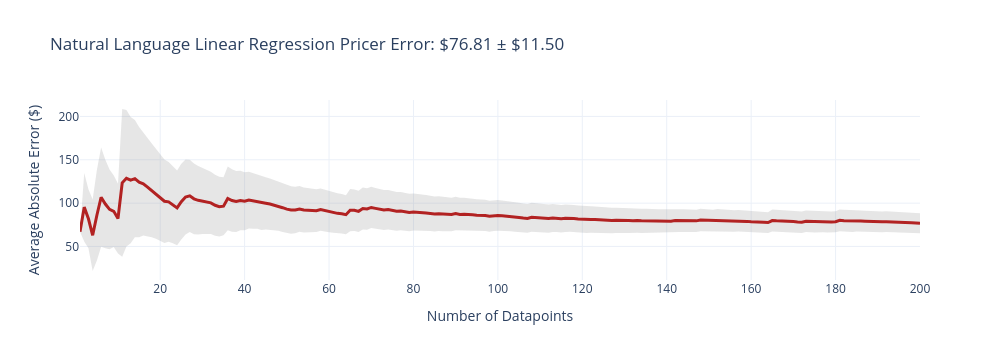
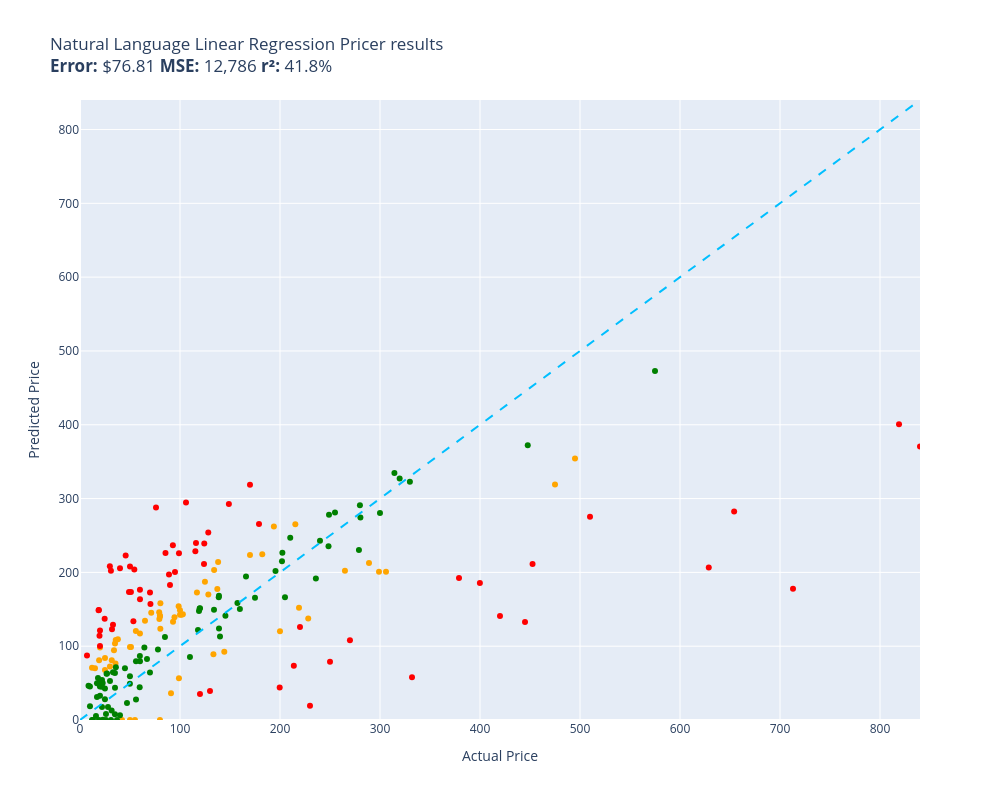

Source (notebook cell) for these figures, in order:
### Code cell
evaluate(natural_language_linear_regression_pricer, test)

### Figure 1 — Plotly figure (JSON) as saved in the notebook; plotly's stock layout.template omitted (floating-point values rounded to 4 significant figures; data arrays with more than 128 entries replaced by an {"elided": "..."} marker saying what was removed)
{"data": [{"fill": "toself", "fillcolor": "rgba(128,128,128,0.2)", "hoverinfo": "skip", "line": {"color": "rgba(255,255,255,0)"}, "name": "95% CI", "showlegend": false, "type": "scatter", "x": {"elided": "400 int values"}, "y": {"elided": "400 float values"}}, {"customdata": {"elided": "200x1 float values"}, "hovertemplate": "n=%{x}<br>Avg Error=$%{y:,.2f}<br>±95% CI=$%{customdata[0]:,.2f}<extra></extra>", "line": {"color": "firebrick", "width": 3}, "mode": "lines", "name": "Cumulative Avg Error", "type": "scatter", "x": {"elided": "200 int values"}, "y": {"elided": "200 float values"}}], "layout": {"height": 360, "showlegend": false, "title": {"text": "Natural Language Linear Regression Pricer Error: $76.81 ± $11.50"}, "width": 1000, "xaxis": {"title": {"text": "Number of Datapoints"}}, "yaxis": {"title": {"text": "Average Absolute Error ($)"}}}}

### Figure 2 — Plotly figure (JSON) as saved in the notebook; plotly's stock layout.template omitted (floating-point values rounded to 4 significant figures)
{"data": [{"customdata": [["Old Blood Noise Excess V2 Distortion Cho...\nGuess=$152.13 Actual=$219.00"], ["NewPower99 Battery Kit for Samsung Galax...\nGuess=$0.00 Actual=$54.95"], ["SuppliesOutlet Compatible Toner Cartridg...\nGuess=$92.46 Actual=$144.29"], ["ACDelco GM Original Equipment FW339 Fron...\nGuess=$265.15 Actual=$215.33"], ["8544771 Dryer Heating Element, 279816 Th...\nGuess=$108.40 Actual=$35.74"], ["Panasonic KX-TG6511B DECT 6.0 PLUS Expan...\nGuess=$146.14 Actual=$79.20"], ["GJY Portable TV,10.6 inch Mini TV for AT...\nGuess=$136.95 Actual=$79.36"], ["LD Products Compatible Toner Cartridge R...\nGuess=$98.97 Actual=$49.98"], ["Mini PC, Kinupute Desktop Computer E3-12...\nGuess=$354.15 Actual=$495.00"], ["Aolemi Oil Rubbed Bronze Single Function...\nGuess=$154.26 Actual=$98.65"], ["Clementoni 39132.5 Jigsaw Puzzle 1,000 P...\nGuess=$0.00 Actual=$79.95"], ["10GBase-LR SFP+ Transceiver, Handar 10GB...\nGuess=$98.07 Actual=$19.99"], ["Deco Mount Pro Tripod Microphone Stand w...\nGuess=$117.32 Actual=$59.95"], ["KOMPUTERBAY 4GB 2X 2GB DDR2 1066MHz PC2-...\nGuess=$123.76 Actual=$80.34"], ["Task T24287 Roman Ogee Router Bit with 1...\nGuess=$120.55 Actual=$55.88"], ["Southwire 120V/15A Right Angle User Atta...\nGuess=$109.24 Actual=$37.87"], ["15\" Locking Shower Head Extension Arm in...\nGuess=$141.45 Actual=$79.95"], ["Mylites+ Standard Comic Book Mylar Sleev...\nGuess=$103.50 Actual=$34.99"], ["DALDED LED Light Kit for Lego Sonic Gree...\nGuess=$83.94 Actual=$24.99"], ["Baseball Backpacks Large 18 Inch Bookbag...\nGuess=$81.03 Actual=$31.77"], ["Adams Check Payment and Deposit Register...\nGuess=$76.69 Actual=$35.49"], ["KOHLER 18865-CP Filtered Water Faucet, P...\nGuess=$318.90 Actual=$475.00"], ["Diversitech WG840585 Motor, (Ddb) 1/3Hp,...\nGuess=$203.36 Actual=$134.12"], ["Festool 492370 Platin 2 S1000 Grit 6-Inc...\nGuess=$36.09 Actual=$91.00"], ["PM Auto Front Right Quick Complete Strut...\nGuess=$187.30 Actual=$124.94"], ["Satco S9596, 4 Count (Pack of 1), 4.18\nGuess=$70.66 Actual=$12.00"], ["Ceramic Talavera Mexican Tile 4x4\", 9 Pi...\nGuess=$72.47 Actual=$29.95"], ["Marvel Legends Series X-Men 6-Inch Archa...\nGuess=$56.58 Actual=$98.95"], ["ANZO USA 111207 GMC SIERRA 99-06 / YUKON...\nGuess=$224.41 Actual=$182.28"], ["Kingston Brass KS269SN Kingston Clawfoot...\nGuess=$200.81 Actual=$305.99"], ["Pioneer 2AM401-BN Two Handle Kitchen Fau...\nGuess=$137.65 Actual=$228.22"], ["LSSAGOON Backpack for Women Teen Kids Gi...\nGuess=$94.62 Actual=$33.99"], ["4LT LUMINETTE Vanity Opal GLS BSN\nGuess=$148.76 Actual=$99.99"], ["4pc Wheel Spacers Adapters 4\" (2inch Per...\nGuess=$172.70 Actual=$116.95"], ["Royal Designs, Inc. Decorative Abundant ...\nGuess=$67.76 Actual=$24.95"], ["Mikrotik RB3011UIAS-RM RouterBOARD 10xGi...\nGuess=$200.69 Actual=$299.00"], ["DuraGo 29515020 Front Hub Assembly\nGuess=$170.13 Actual=$128.34"], ["GENUINE VOLVO THERMOSTAT (3.0, 3.2) S60 ...\nGuess=$143.18 Actual=$102.85"], ["Universal Power Group 12V 100Ah Sealed L...\nGuess=$120.24 Actual=$199.99"], ["Amana Tool - SC587 Carbide Tipped 3-Wing...\nGuess=$145.37 Actual=$71.23"], ["Evan Fischer Radiator Cooling Fan Assemb...\nGuess=$177.54 Actual=$137.34"], ["UPR Mach 1 Chin Spoiler Fits 94-98 Musta...\nGuess=$134.61 Actual=$64.99"], ["Raspberry Pi 3 Model B+ Aluminum Case Me...\nGuess=$70.20 Actual=$14.99"], ["ASUS VY279HE-W 27” 1080P Monitor - White...\nGuess=$214.17 Actual=$138.10"], ["Diversitech UC2436-3 Ultralite Condenser...\nGuess=$158.15 Actual=$80.39"], ["4 Inches Rolled Muffler Tip Catback Exha...\nGuess=$262.06 Actual=$193.88"], ["APS iBoard (304 Stainless Steel Polished...\nGuess=$202.09 Actual=$264.95"], ["Baumgartens Sicurix Blank PVC ID Cards (...\nGuess=$80.97 Actual=$19.11"], ["Audio Techinca ATW-T1002 System 10 Handh...\nGuess=$212.76 Actual=$289.00"], ["LD Compatible Ink Cartridge Replacement ...\nGuess=$0.00 Actual=$41.99"], ["BXYJY for Samsung Galaxy Z Fold 3 Case w...\nGuess=$0.00 Actual=$49.99"], ["DuraGo BR5330 Front Vented Disc Brake Ro...\nGuess=$142.48 Actual=$101.51"], ["Samsung DA97-07603B Freezer Ice Maker As...\nGuess=$133.22 Actual=$93.02"], ["Intex River Run Connect Lounge (Four)\nGuess=$139.17 Actual=$94.49"], ["Targus CityGear Durable Backpack, Black,...\nGuess=$89.19 Actual=$133.43"], ["Fitness Center Gym Room Weight Train Dua...\nGuess=$142.70 Actual=$99.99"], ["MonMount Triple Monitor Stand Freestandi...\nGuess=$140.36 Actual=$79.99"], ["Xiaomi Redmi 10 2022 NFC 4G LTE (128GB +...\nGuess=$223.48 Actual=$169.99"], ["Refresh NSF-53 Premium Replacement Refri...\nGuess=$98.95 Actual=$50.99"]], "hovertemplate": "%{customdata[0]}<extra></extra>", "legendgroup": "orange", "marker": {"color": "orange", "size": 6, "symbol": "circle"}, "mode": "markers", "name": "orange", "orientation": "v", "showlegend": true, "type": "scatter", "x": [219.0, 54.95, 144.3, 215.3, 35.74, 79.2, 79.36, 49.98, 495.0, 98.65, 79.95, 19.99, 59.95, 80.34, 55.88, 37.87, 79.95, 34.99, 24.99, 31.77, 35.49, 475.0, 134.1, 91.0, 124.9, 12.0, 29.95, 98.95, 182.3, 306.0, 228.2, 33.99, 99.99, 117.0, 24.95, 299.0, 128.3, 102.8, 200.0, 71.23, 137.3, 64.99, 14.99, 138.1, 80.39, 193.9, 264.9, 19.11, 289.0, 41.99, 49.99, 101.5, 93.02, 94.49, 133.4, 99.99, 79.99, 170.0, 50.99], "xaxis": "x", "y": [152.1, 0.0, 92.46, 265.1, 108.4, 146.1, 137.0, 98.97, 354.1, 154.3, 0.0, 98.07, 117.3, 123.8, 120.6, 109.2, 141.4, 103.5, 83.94, 81.03, 76.69, 318.9, 203.4, 36.09, 187.3, 70.66, 72.47, 56.58, 224.4, 200.8, 137.6, 94.62, 148.8, 172.7, 67.76, 200.7, 170.1, 143.2, 120.2, 145.4, 177.5, 134.6, 70.2, 214.2, 158.2, 262.1, 202.1, 80.97, 212.8, 0.0, 0.0, 142.5, 133.2, 139.2, 89.19, 142.7, 140.4, 223.5, 98.95], "yaxis": "y"}, {"customdata": [["telpo Headlight Assembly Fit For 15 Camr...\nGuess=$239.89 Actual=$115.99"], ["Stand for Raven Pro Document Scanner - P...\nGuess=$208.36 Actual=$29.85"], ["RBC12-UPC Replacement Battery Cartridge ...\nGuess=$19.25 Actual=$229.99"], ["Bam France 2002XL Contoured Hightech Bla...\nGuess=$177.72 Actual=$713.00"], ["Metabo HPT 36V MultiVolt™ Cordless Rotar...\nGuess=$192.53 Actual=$379.00"], ["46mm Digital Pro High-Resolution Close-U...\nGuess=$121.39 Actual=$19.99"], ["Innovative Percussion CB-6 Chamois Bass ...\nGuess=$203.89 Actual=$54.32"], ["LOVE MEI Galaxy S10 Lite Case, Military ...\nGuess=$129.20 Actual=$32.98"], ["CORSAIR Dominator Platinum RGB 32GB (2x1...\nGuess=$211.21 Actual=$124.00"], ["Bam Trekking 3027SB Single Black Clarine...\nGuess=$57.79 Actual=$332.00"], ["DEWALT 20V MAX* XR Impact Driver with Bl...\nGuess=$211.39 Actual=$452.53"], ["Scranton & Co 3 Drawer Mobile File Cabin...\nGuess=$228.68 Actual=$115.35"], ["Canon EOS Rebel T7 Digital SLR Camera wi...\nGuess=$400.82 Actual=$819.00"], ["Travelpro Platinum Elite Slim Business L...\nGuess=$73.65 Actual=$213.83"], ["JRready ST6313 DT Deutsch Connector Kit,...\nGuess=$43.99 Actual=$199.68"], ["Dakota Alert MURS Alert Probe Sensor - M...\nGuess=$126.03 Actual=$219.99"], ["3D Tree Hole Branches 075 Stair Risers D...\nGuess=$39.33 Actual=$129.99"], ["Projector, CRAZVIEW Projector with WiFi ...\nGuess=$133.65 Actual=$53.40"], ["Retevis RT68 Soft Earhook Walkie Talkie ...\nGuess=$87.52 Actual=$6.99"], ["MC: Pindicator (Dual Intensity Amber)\nGuess=$205.64 Actual=$40.00"], ["Poison Spyder 10-08-020 Rocker Knocker\nGuess=$206.66 Actual=$628.76"], ["DIMARZIO 204284 DP 163FBK Blues Bucker G...\nGuess=$183.02 Actual=$89.99"], ["Lighted Triangle Mirror Cabinet Bathroom...\nGuess=$132.82 Actual=$445.00"], ["BESTILL Wall Mounted Shower Faucet Set, ...\nGuess=$288.02 Actual=$76.00"], ["Engine Thermostat, Replace 19301-PAA-306...\nGuess=$149.15 Actual=$18.89"], ["Dell Optiplex 390 Desktop Computer i3 3....\nGuess=$239.20 Actual=$124.27"], ["Neporal Full Spectrum Light Bulb, 6000K ...\nGuess=$148.82 Actual=$18.59"], ["Pidoko Kids Train Table, Grey with 90 Pc...\nGuess=$35.14 Actual=$119.97"], ["LEGO Marvel Avengers War Machine Buster ...\nGuess=$176.55 Actual=$59.95"], ["KOHLER K-1185540-CP Assembly-Slider\nGuess=$222.94 Actual=$45.67"], ["Trim Kit for 2-handle Shower & Tub Valve...\nGuess=$200.55 Actual=$94.99"], ["iPhone 12/12 Pro Nicaragua Guardabarranc...\nGuess=$100.23 Actual=$19.97"], ["Aeromotive 13304 Regulator, X1 Adjustabl...\nGuess=$108.20 Actual=$269.95"], ["Canon Sure Shot 90u 35mm Date Camera\nGuess=$185.55 Actual=$399.89"], ["Wilkinson LOW GAUSS Vintage Tone Strat S...\nGuess=$202.22 Actual=$30.93"], ["Ibanez M510OVS Acoustic Mandolin in Vint...\nGuess=$318.61 Actual=$169.99"], ["Berta (6 Pieces) 1-1/4 inch Overlay, 90 ...\nGuess=$137.10 Actual=$24.66"], ["CradlePoint Compact Broadband Router (CB...\nGuess=$197.29 Actual=$89.00"], ["Pyle Wireless Rear View Backup Camera - ...\nGuess=$157.31 Actual=$70.45"], ["Auertech Portable Washing Machine, 14lbs...\nGuess=$225.89 Actual=$98.99"], ["18 Inch White Undermount Kitchen Sink - ...\nGuess=$265.40 Actual=$179.00"], ["ECCPP Power Steering Pump for 2009-2010 ...\nGuess=$226.39 Actual=$85.48"], ["Skullcandy Hesh Evo Bluetooth Headphones...\nGuess=$172.62 Actual=$69.99"], ["ROHL WSGUM3018WH Wire Sink Grids, White\nGuess=$253.89 Actual=$128.28"], ["Music Hall pa15.3 MM/MC Phono Preamplifi...\nGuess=$78.79 Actual=$250.00"], ["Lorell Bell Chair Glide, 2.5\", Black\nGuess=$114.21 Actual=$19.50"], ["CTLAMP XL-2100 Professional Quality XL-2...\nGuess=$122.95 Actual=$32.00"], ["Competition Clutch Disc and Pressure Pla...\nGuess=$275.22 Actual=$510.00"], ["KUNFINE Android Radio CarPlay & Android ...\nGuess=$294.56 Actual=$106.00"], ["A-Premium Front Suspension Steering Knuc...\nGuess=$173.40 Actual=$48.99"], ["Dell XPS 13 9343-2727SLV 13.3\" Full HD S...\nGuess=$370.43 Actual=$839.99"], ["Pacific Drums PDCM1618TTRB 16 x 18 Inche...\nGuess=$141.04 Actual=$419.99"], ["Vinyl Soft Top Roll-up Adjustable Truck ...\nGuess=$292.73 Actual=$148.88"], ["Blanco 230966 Valea Stainless Steel Sink...\nGuess=$236.86 Actual=$92.88"], ["Empava 24\" Single Wall Ovens 10 Cooking ...\nGuess=$282.34 Actual=$654.14"], ["Viola Bow 4/4 Full Size Carbon Fiber (Bl...\nGuess=$207.95 Actual=$49.99"], ["Fender Hendrix Voodoo Child Coiled Instr...\nGuess=$163.46 Actual=$59.99"], ["Pyle 2x120 Watt Home Audio Speaker Power...\nGuess=$173.32 Actual=$50.92"]], "hovertemplate": "%{customdata[0]}<extra></extra>", "legendgroup": "red", "marker": {"color": "red", "size": 6, "symbol": "circle"}, "mode": "markers", "name": "red", "orientation": "v", "showlegend": true, "type": "scatter", "x": [116.0, 29.85, 230.0, 713.0, 379.0, 19.99, 54.32, 32.98, 124.0, 332.0, 452.5, 115.3, 819.0, 213.8, 199.7, 220.0, 130.0, 53.4, 6.99, 40.0, 628.8, 89.99, 445.0, 76.0, 18.89, 124.3, 18.59, 120.0, 59.95, 45.67, 94.99, 19.97, 269.9, 399.9, 30.93, 170.0, 24.66, 89.0, 70.45, 98.99, 179.0, 85.48, 69.99, 128.3, 250.0, 19.5, 32.0, 510.0, 106.0, 48.99, 840.0, 420.0, 148.9, 92.88, 654.1, 49.99, 59.99, 50.92], "xaxis": "x", "y": [239.9, 208.4, 19.25, 177.7, 192.5, 121.4, 203.9, 129.2, 211.2, 57.79, 211.4, 228.7, 400.8, 73.65, 43.99, 126.0, 39.33, 133.7, 87.52, 205.6, 206.7, 183.0, 132.8, 288.0, 149.1, 239.2, 148.8, 35.14, 176.5, 222.9, 200.5, 100.2, 108.2, 185.5, 202.2, 318.6, 137.1, 197.3, 157.3, 225.9, 265.4, 226.4, 172.6, 253.9, 78.79, 114.2, 123.0, 275.2, 294.6, 173.4, 370.4, 141.0, 292.7, 236.9, 282.3, 207.9, 163.5, 173.3], "yaxis": "y"}, {"customdata": [["EXMAX NG-10X Fresnel Lens Focusing Adapt...\nGuess=$64.22 Actual=$69.98"], ["Pump Head TBVECHI 175PSI 4KW 5.5HP 21CFM...\nGuess=$322.86 Actual=$329.90"], ["APS iBoard 6-inch Aluminum (Black Powder...\nGuess=$246.86 Actual=$210.23"], ["PEMP E65 E66 CDC Simulate Optical Fiber ...\nGuess=$147.59 Actual=$119.00"], ["Intermatic PX300 12V 300W Transformer wi...\nGuess=$149.48 Actual=$134.00"], ["HK SYSTEMS 13\" Heavy Duty Black \"Push\" O...\nGuess=$112.46 Actual=$84.95"], ["SKB iSeries 3i-13096-6KP Case for BlackM...\nGuess=$165.75 Actual=$174.99"], ["June Garden 12\" Sweet Dolly Charlotte - ...\nGuess=$32.90 Actual=$19.99"], ["GanFindX Portable Car Hand Controls for ...\nGuess=$150.38 Actual=$159.90"], ["Evergreen HSHB2005 Cylinder Head Gasket ...\nGuess=$44.39 Actual=$59.69"], ["Tidal Front + Rear Fender Flares 4PC Poc...\nGuess=$280.96 Actual=$254.99"], ["152MM Hole Saws M42 Bi-Metal High Speed ...\nGuess=$57.01 Actual=$17.99"], ["Wenger City Upgrade Laptop Backpack with...\nGuess=$141.39 Actual=$145.42"], ["AUTOFREE LED Tail Lights Assembly Compat...\nGuess=$215.05 Actual=$201.99"], ["Fjallraven, Kanken Laptop 15\" Backpack f...\nGuess=$150.96 Actual=$119.65"], ["Evan-Fischer Front Bumper Cover Compatib...\nGuess=$226.49 Actual=$202.38"], ["Laisomeke Waterproof Junction Box, Unive...\nGuess=$0.00 Actual=$11.99"], ["Sumerain S1339CM Double Handle Widesprea...\nGuess=$191.60 Actual=$235.86"], ["Webcem Solar Shed Light Outdoor Indoor, ...\nGuess=$95.53 Actual=$77.96"], ["Western Digital Enterprise RE4-GP 2TB SA...\nGuess=$85.50 Actual=$109.95"], ["VLAND LED Smoked Taillights Compatible F...\nGuess=$242.75 Actual=$239.99"], ["Tablet PC Cover Compatible with Lenovo T...\nGuess=$12.98 Actual=$31.61"], ["Miyaya@ Funny Animal Masks Collection fo...\nGuess=$49.94 Actual=$16.99"], ["Trail Gear Twin Stick Kit for Top Shift ...\nGuess=$291.00 Actual=$279.92"], ["Ultra Duster Canned Air Net 10 Oz 6-Pack\nGuess=$49.28 Actual=$49.90"], ["Beck/Arnley 0421945 Air Filter\nGuess=$71.56 Actual=$35.87"], ["IQShield Screen Protector Compatible wit...\nGuess=$45.53 Actual=$9.95"], ["Liberty Imports 12 Pack: US Military Toy...\nGuess=$31.14 Actual=$16.98"], ["Intrepid International Dressage Letters-...\nGuess=$63.13 Actual=$26.99"], ["EMART Photography C Stand with Boom Arm,...\nGuess=$151.40 Actual=$119.99"], ["KUNN Small Electrician Tool Pouch Utilit...\nGuess=$17.76 Actual=$21.99"], ["Replacement Remote Control for PANASONIC...\nGuess=$7.84 Actual=$34.95"], ["KS K-STORM Replacement Silicone Mushroom...\nGuess=$46.41 Actual=$8.50"], ["Grey Pneumatic 1311SD Impact Socket Set\nGuess=$158.38 Actual=$157.43"], ["Walker Exhaust Ultra EPA 16478 Direct Fi...\nGuess=$472.95 Actual=$574.99"], ["GE RPWF SmartWater Comparable Refrigerat...\nGuess=$0.00 Actual=$36.99"], ["Urth 62mm UV, Circular Polarizing (CPL),...\nGuess=$123.80 Actual=$139.00"], ["MGP Caliper Covers 39011SACURD Red Powde...\nGuess=$278.15 Actual=$249.00"], ["LSI Broadcom SAS 9300-8i 8-port 12Gb/s S...\nGuess=$122.08 Actual=$118.00"], ["NewFantasia Replacement Audio Cable with...\nGuess=$0.00 Actual=$31.00"], ["MONOCARBON Forged Carbon Fiber Case for ...\nGuess=$79.73 Actual=$59.99"], ["AC Compressor & A/C Kit For BMW 335i 335...\nGuess=$334.67 Actual=$314.41"], ["MXR Carbon Copy Deluxe Analog Delay Guit...\nGuess=$201.73 Actual=$195.50"], ["Chalkboard Name Badges with Magnetic Bac...\nGuess=$45.34 Actual=$19.95"], ["Linkloos Solar Street Lights Outdoor Wat...\nGuess=$79.61 Actual=$55.99"], ["USB Charger, CIVIE High Speed 60W Multip...\nGuess=$5.48 Actual=$15.99"], ["Cardone 84-58642 New HEI Electronic Dist...\nGuess=$194.28 Actual=$165.99"], ["Hp Pavilion P7-1257c Motherboard Aahd3-h...\nGuess=$86.61 Actual=$59.86"], ["Kastar Battery Pack Replacement for Sony...\nGuess=$51.59 Actual=$19.99"], ["New Replacement seat cover fits Yamaha M...\nGuess=$168.26 Actual=$138.95"], ["AZX Stylus Pencil for Apple iPad Pro 202...\nGuess=$52.77 Actual=$29.99"], ["SP Air Corporation SP-8102BU 1/4-Inch He...\nGuess=$166.25 Actual=$204.99"], ["LCD Screen for Dell Inspiron 17R 17.3\" H...\nGuess=$98.32 Actual=$64.37"], ["200 ' feet True 14 Gauge AWG CCA Speaker...\nGuess=$70.19 Actual=$44.95"], ["200 Couples Conversation Cards - Enjoy B...\nGuess=$64.78 Actual=$32.97"], ["The Puppet Company - Carpet-Unicorn, Whi...\nGuess=$0.00 Actual=$19.00"], ["KYX Racing Hardened Steel Center Drive S...\nGuess=$23.15 Actual=$46.99"], ["StonKraft Brass Chess Board Game Set wit...\nGuess=$113.09 Actual=$140.00"], ["VIPMOTOZ Sequential Turn Signal Premium ...\nGuess=$230.27 Actual=$278.94"], ["OEM Samsung Remote Control Shipped with ...\nGuess=$27.92 Actual=$56.00"], ["Venom Power Terra Hunter R/T+ R/T All-Te...\nGuess=$327.07 Actual=$319.65"], ["Custom Engagement Logo Desk Embosser Sea...\nGuess=$59.43 Actual=$49.95"], ["520 Pieces Christmas Envelope Seal Stick...\nGuess=$0.00 Actual=$25.99"], ["BestPricedDecals Wine A BIT, You'll Feel...\nGuess=$0.00 Actual=$12.98"], ["VATOS 4 Packs Bubble Machine Gun for Kid...\nGuess=$0.44 Actual=$22.88"], ["Steering Wheel, Carbon Fiber Automotive ...\nGuess=$372.09 Actual=$447.74"], ["VONADO Space Wars Colonial Viper MK1 Bui...\nGuess=$6.33 Actual=$39.99"], ["Replacement Remote Control fit for Sony ...\nGuess=$18.72 Actual=$9.99"], ["Disney Princess Sparkling Princess Sleep...\nGuess=$28.24 Actual=$24.95"], ["sabermaster TCG Playmat yugioh playmat T...\nGuess=$44.89 Actual=$21.99"], ["Star Wars Die-Cast Metal TITANIUM Series...\nGuess=$50.02 Actual=$22.70"], ["Glovion Music Stand Light, Clip On Piano...\nGuess=$17.73 Actual=$27.99"], ["Think Gizmos Build Your Own Robot Toys f...\nGuess=$42.54 Actual=$24.95"], ["HP Laserjet 2100 Laser Printer W/Test Pr...\nGuess=$280.41 Actual=$299.98"], ["PowerSport Front Rear Brakes and Rotors ...\nGuess=$235.34 Actual=$248.51"], ["VTech Strum and Jam Kidi Musical Guitar ...\nGuess=$54.31 Actual=$21.99"], ["KZ ZS10 Pro in Ear Monitor Headphone KZ ...\nGuess=$82.62 Actual=$66.99"], ["W11130208 W10695459 Refrigerator LED Mod...\nGuess=$62.74 Actual=$26.59"], ["Jada Toys Ryan's World Combo Panda Airli...\nGuess=$63.74 Actual=$34.94"], ["STICKGOO Peel and Stick Backsplash for K...\nGuess=$43.83 Actual=$34.99"], ["Garmin 010-12402-10 GT15M-TM Transom-Mou...\nGuess=$166.14 Actual=$138.74"], ["For Volvo C70 S70 V70 V40 S40 AC Compres...\nGuess=$274.39 Actual=$280.41"], ["NICKSTON Red Sparkling Glitter Slim Band...\nGuess=$8.14 Actual=$25.99"]], "hovertemplate": "%{customdata[0]}<extra></extra>", "legendgroup": "green", "marker": {"color": "green", "size": 6, "symbol": "circle"}, "mode": "markers", "name": "green", "orientation": "v", "showlegend": true, "type": "scatter", "x": [69.98, 329.9, 210.2, 119.0, 134.0, 84.95, 175.0, 19.99, 159.9, 59.69, 255.0, 17.99, 145.4, 202.0, 119.7, 202.4, 11.99, 235.9, 77.96, 110.0, 240.0, 31.61, 16.99, 279.9, 49.9, 35.87, 9.95, 16.98, 26.99, 120.0, 21.99, 34.95, 8.5, 157.4, 575.0, 36.99, 139.0, 249.0, 118.0, 31.0, 59.99, 314.4, 195.5, 19.95, 55.99, 15.99, 166.0, 59.86, 19.99, 138.9, 29.99, 205.0, 64.37, 44.95, 32.97, 19.0, 46.99, 140.0, 278.9, 56.0, 319.6, 49.95, 25.99, 12.98, 22.88, 447.7, 39.99, 9.99, 24.95, 21.99, 22.7, 27.99, 24.95, 300.0, 248.5, 21.99, 66.99, 26.59, 34.94, 34.99, 138.7, 280.4, 25.99], "xaxis": "x", "y": [64.22, 322.9, 246.9, 147.6, 149.5, 112.5, 165.8, 32.9, 150.4, 44.39, 281.0, 57.01, 141.4, 215.1, 151.0, 226.5, 0.0, 191.6, 95.53, 85.5, 242.7, 12.98, 49.94, 291.0, 49.28, 71.56, 45.53, 31.14, 63.13, 151.4, 17.76, 7.841, 46.41, 158.4, 472.9, 0.0, 123.8, 278.1, 122.1, 0.0, 79.73, 334.7, 201.7, 45.34, 79.61, 5.483, 194.3, 86.61, 51.59, 168.3, 52.77, 166.2, 98.32, 70.19, 64.78, 0.0, 23.15, 113.1, 230.3, 27.92, 327.1, 59.43, 0.0, 0.0, 0.4404, 372.1, 6.327, 18.72, 28.24, 44.89, 50.02, 17.73, 42.54, 280.4, 235.3, 54.31, 82.62, 62.74, 63.74, 43.83, 166.1, 274.4, 8.14], "yaxis": "y"}, {"hoverinfo": "skip", "line": {"color": "deepskyblue", "dash": "dash", "width": 2}, "mode": "lines", "name": "y = x", "showlegend": false, "type": "scatter", "x": [0, 840.0], "y": [0, 840.0]}], "layout": {"height": 800, "legend": {"title": {"text": "color"}, "tracegroupgap": 0}, "showlegend": false, "title": {"text": "Natural Language Linear Regression Pricer results<br><b>Error:</b> $76.81 <b>MSE:</b> 12,786 <b>r²:</b> 41.8%"}, "width": 1000, "xaxis": {"anchor": "y", "domain": [0, 1], "range": [0, 840.0], "title": {"text": "Actual Price"}}, "yaxis": {"anchor": "x", "domain": [0, 1], "range": [0, 840.0], "title": {"text": "Predicted Price"}}}}
